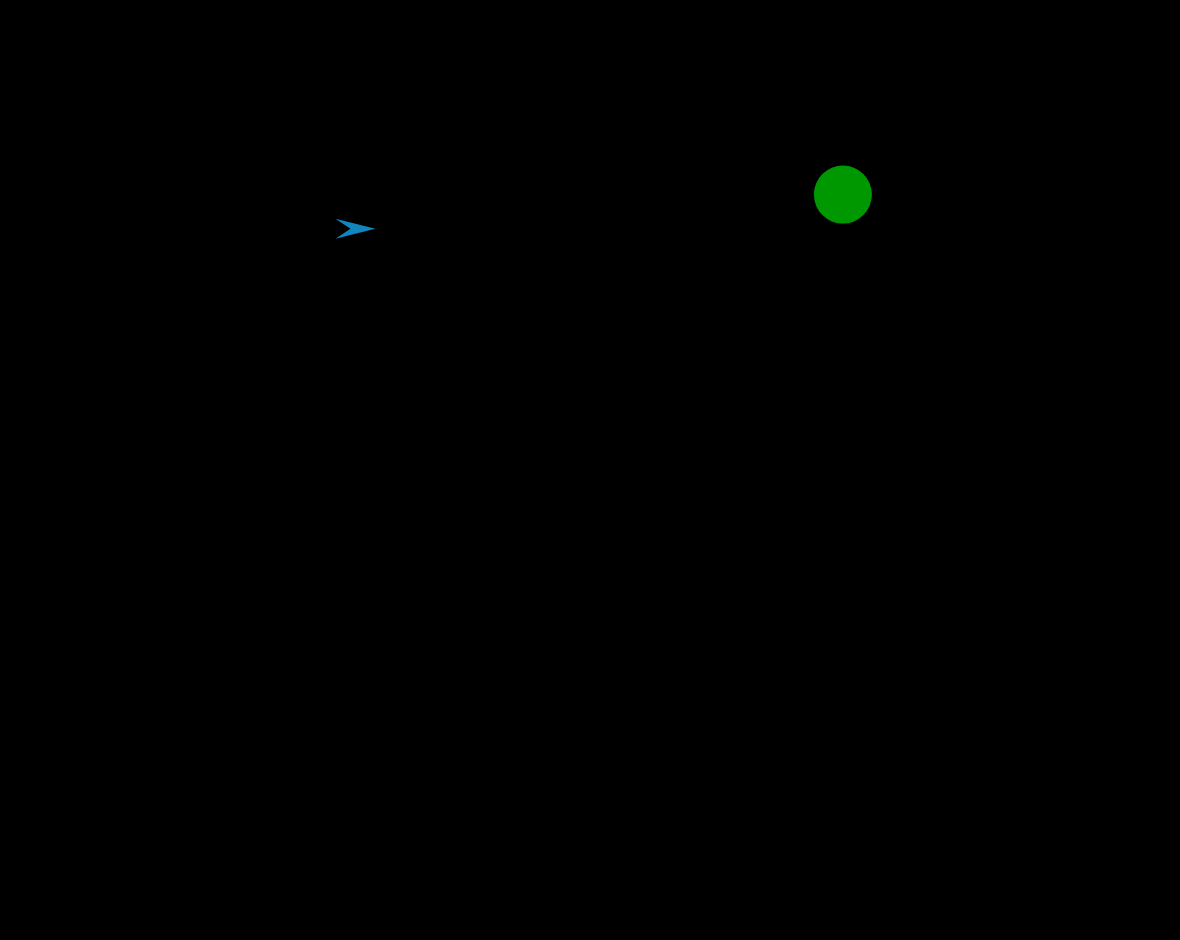
Frame 1 (no input)
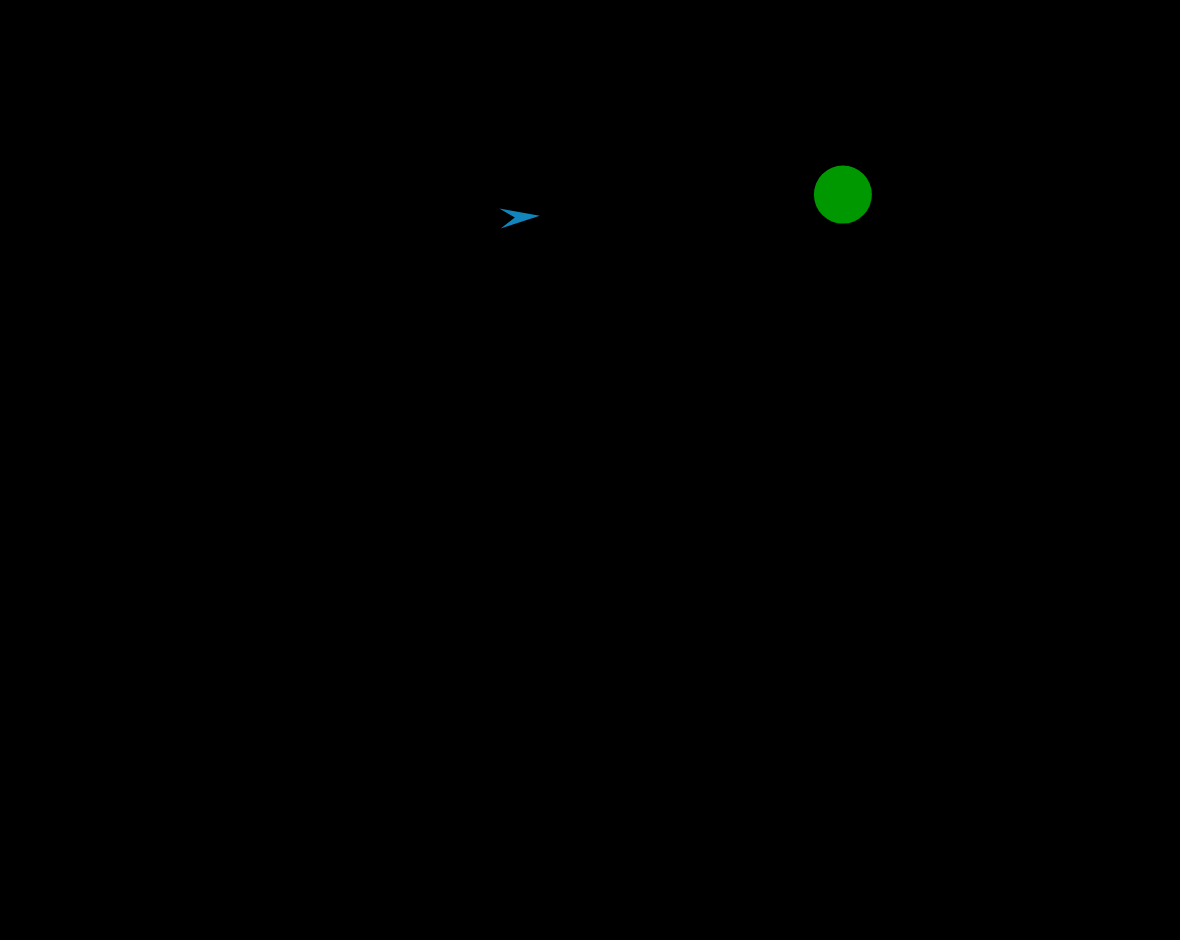
Frame 60 (no input)
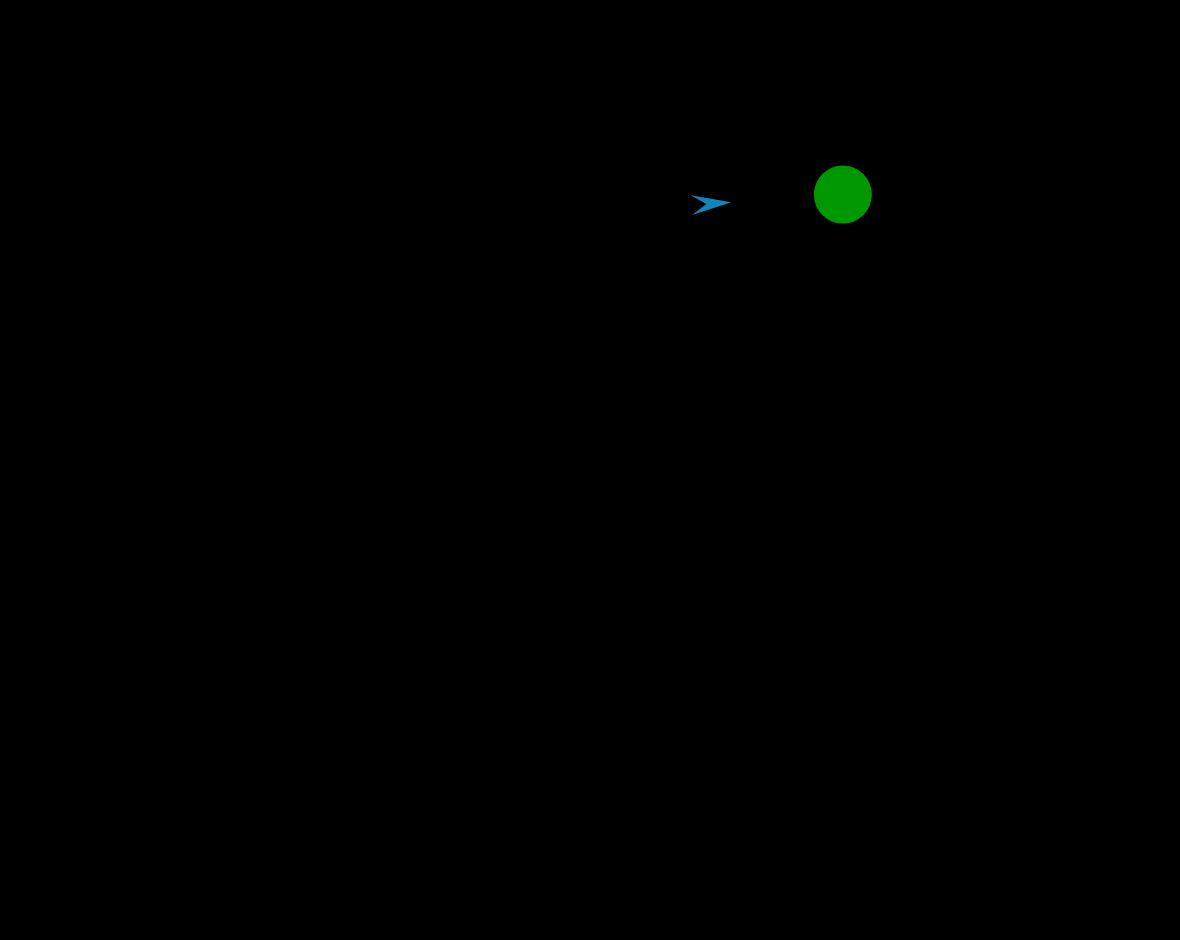
Frame 120 (the mouse pressed at the canvas centre since frame 60)

The p5.js sketch that drew these frames (run headless with seeded random() and noise() and a simulated clock; from frame 60 on, the mouse is pressed at the canvas centre):

// p5.js sketch
// ── sketch.js
//Ricardo Velasquez
//Lab 202 Rocket

let rocket, planet;

function setup() {
  cnv = createCanvas(windowWidth - 20, windowHeight - 60);
  cnv.position((windowWidth - width) / 2, 30);

  planet = new Planet();

  rocket = new Rocket();

}

function draw() {
  background(0);

  planet.run();
  rocket.run();

}

// ── planet.js
//Ricardo Velasquez
//Lab 202 Rocket

//Start Class Planet##########
class Planet extends p5.Vector{
  constructor(){
    super(random(width), random(height));//Location#####
    this.vel = createVector(0, 0);
    this.acc = createVector(0, 0);
    this.clr = color(0, random(255), 0, random(175, 255));
    this.dia = ceil(random(32, 64));
    this.origDia = this.dia;//Used For The Animation#####

  }

  run(){
    this.render();
    this.flee();
    this.checkEdges();

  }

  render(){
    push();
    translate(this.x, this.y);
    noStroke();
    fill(this.clr);
    ellipse(0, 0, this.dia);
    pop();
  }

  flee(){
    let distance = dist(this.x, this.y, rocket.x, rocket.y);//Calc Dist Of Planet And Rocket#####

    if (distance <= 100 ){

      //EXPLANATION OF HOW SUB WORKS%%%%%%%%%%%%%%%%

      // this.acc = p5.Vector.sub(this, test);//THIS - TEST = New Vector For Acc
      //If THIS X-Value Is > TEST X-Value Then New Vectors X-Value Is Positive; Goes To Right
      //Same Applies For The Y-Value; Goes Down
      //Else If THIS X-Value Is < TEST X-Value Then New Vectors X-Value Is Negative; Goes To Left
      //Same Applies For The Y-Value; Goes Up

      // this.acc = p5.Vector.sub(test, this);//TEST - THIS = New Vector For Acc
      //If THIS X-Value Is < TEST X-Value Then New Vectors X-Value Is Positive; Goes To Right
      //Same Applies For The Y-Value; Goes Down
      //Else If THIS X-Value Is > TEST X-Value Then New Vectors X-Value Is Negative; Goes To Left
      //Same Applies For The Y-Value; Goes Up

      this.acc = p5.Vector.sub(this, rocket);
      this.acc.normalize();
      this.acc.mult(0.1);

      this.vel.limit(2);
      this.vel.add(this.acc);

      this.add(this.vel);

    } else { //Reset Vel And Acc#####
      this.acc = createVector(0, 0);
      this.vel = createVector(0, 0);

    }

    if (distance <= 50){
      this.tp('DECREASE');

    } else {
      this.tp('INCREASE');

    }

  }

  tp(typ){
    if (typ === "DECREASE"){//Decrease Dia#####
      if (this.dia > 0){
        this.dia -= 4;

      }
    } else if (typ === "INCREASE"){//Increase Dia#####
      if (this.dia < this.origDia){
        this.dia += 4;

      }
    }

    if (this.dia <= 0){//If Dia Is Less Than Or Equal To 0 TP#####
      this.x = random(width);
      this.y = random(height);

    }
  }

  checkEdges(){
    if (this.x - this.dia / 2 <= 0){//Left Edge#####
      this.x = width - (this.dia / 2) - 1;

    } else if (this.x + this.dia / 2 >= width){//Right Edge#####
      this.x = (this.dia / 2) + 1;

    }

    if (this.y - this.dia / 2 <= 0){//Top Edge#####
      this.y = height - (this.dia / 2) - 1;

    } else if (this.y + this.dia / 2 >= height){//Bottom Edge#####
      this.y = (this.dia / 2) + 1;

    }
  }

}
//End Class Planet##########

// ── rocket.js
//Ricardo Velasquez
//Lab 202 Rocket

//Start Class Rocket##########
class Rocket extends p5.Vector{
  constructor(){
    super(random(width), random(height));
    this.vel = createVector(0, 0);
    this.acc = createVector(0, 0);

  }

  run(){
    this.render();
    this.chase();
    this.checkEdges();
  }

  render(){
    push();
    translate(this.x, this.y);
    rotate(this.vel.heading());
    noStroke();
    fill(24, 171, 240, 200);
    quad(-15, -10, 0, 0, -15, 10, 25, 0);
    pop();

  }

  chase(){
    this.acc = p5.Vector.sub(planet, this);
    this.acc.normalize();
    this.acc.mult(0.2);

    this.vel.limit(3);
    this.vel.add(this.acc);

    this.add(this.vel);
  }

  checkEdges(){}

}
//End Class Rocket##########

// ── sun.js
//Ricardo Velasquez
//Lab 202 Rocket

//Start Class Sun##########
class Sun extends p5.Vector{
  constructor(){
    super(width / 2, height / 2);
    this.detailQty = ceil(random(15, 30));
    
  }

  run(){
    this.renderDetail();
    this.renderBall();

  }

  renderBall(){
    //White Overlay#####
    push();
    noStroke();
    fill(random(175, 255));
    ellipse(this.x, this.y, 80);
    pop();

    push();
    noStroke();
    fill(240, 176, 26, 175);
    ellipse(this.x, this.y, 80);
    pop();
  }

  renderDetail(){
    let xOffPos = random(21, 35);
    let yOffPos = random(14, 17);
    let angleDist = TWO_PI / this.detailQty;

    for (let i = 0; i < this.detailQty; i++){
      //White Overlay
      push();
      translate(this.x, this.y);
      rotate(angleDist * i);
      noStroke();
      fill(random(150, 255));
      quad(39, 0, 39, -yOffPos, 39 + xOffPos, 0, 39, yOffPos);
      pop();

      push();
      translate(this.x, this.y);
      rotate(angleDist * i);
      noStroke();
      fill(240, 176, 26, 175);
      quad(39, 0, 39, -yOffPos, 39 + xOffPos, 0, 39, yOffPos);
      pop();

    }
  }

}
//End Class Sun##########
